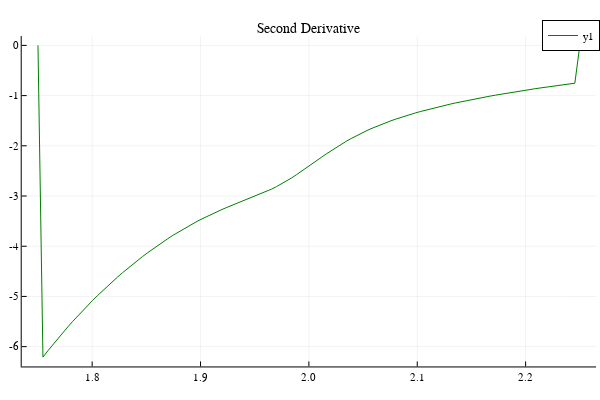

Here is the notebook cell this chart was saved with:
### Code cell
resolution = 110
N = 12
start = 1.75
stop = 2.25
xval = 2
sites = siteinds("S=1/2", N)
psi0 = MPS(sites, ["Dn" for i = 1:N])
Y_ = range(start, stop=stop, length=resolution)
energies_list = scan(N, resolution, xval, Y_, psi0, sites)
first_list = first_derivative(energies_list, Y_[2]-Y_[1])
second_list = second_derivative(energies_list, Y_[2]-Y_[1])

# common_plot_attrs = Dict(
#     :linewidth => 10,           # Line width
#     :titlefontsize => 14,      # Title font size
#     :legendfontsize => 30,     # Legend font size
#     :tickfontsize => 40,       # Tick label font size
#     :guidefontsize => 12       # Axis label font size
# )

p1 = plot(Y_, energies_list, title="Energy Density", color=:blue, titlefontsize=10)

# Create the second plot
p2 = plot(Y_, first_list, title="First Derivative", color=:red, titlefontsize=10)

# Create the third plot
p3 = plot(Y_, second_list, title="Second Derivative", color=:green, titlefontsize=10)

### Figure 1 — Plotly figure (JSON) as saved in the notebook; plotly's stock layout.template omitted (floating-point values rounded to 4 significant figures)
{"data": [{"colorbar": {"title": ""}, "legendgroup": "y1", "line": {"color": "rgba(0, 128, 0, 1.000)", "dash": "solid", "shape": "linear", "width": 1}, "mode": "lines", "name": "y1", "showlegend": true, "type": "scatter", "x": [1.75, 1.755, 1.759, 1.764, 1.768, 1.773, 1.778, 1.782, 1.787, 1.791, 1.796, 1.8, 1.805, 1.81, 1.814, 1.819, 1.823, 1.828, 1.833, 1.837, 1.842, 1.846, 1.851, 1.856, 1.86, 1.865, 1.869, 1.874, 1.878, 1.883, 1.888, 1.892, 1.897, 1.901, 1.906, 1.911, 1.915, 1.92, 1.924, 1.929, 1.933, 1.938, 1.943, 1.947, 1.952, 1.956, 1.961, 1.966, 1.97, 1.975, 1.979, 1.984, 1.989, 1.993, 1.998, 2.002, 2.007, 2.011, 2.016, 2.021, 2.025, 2.03, 2.034, 2.039, 2.044, 2.048, 2.053, 2.057, 2.062, 2.067, 2.071, 2.076, 2.08, 2.085, 2.089, 2.094, 2.099, 2.103, 2.108, 2.112, 2.117, 2.122, 2.126, 2.131, 2.135, 2.14, 2.144, 2.149, 2.154, 2.158, 2.163, 2.167, 2.172, 2.177, 2.181, 2.186, 2.19, 2.195, 2.2, 2.204, 2.209, 2.213, 2.218, 2.222, 2.227, 2.232, 2.236, 2.241, 2.245, 2.25], "xaxis": "x", "y": [0, -6.209, -6.081, -5.959, -5.839, -5.722, -5.607, -5.496, -5.388, -5.282, -5.179, -5.079, -4.982, -4.885, -4.793, -4.702, -4.614, -4.528, -4.445, -4.364, -4.285, -4.208, -4.133, -4.061, -3.992, -3.921, -3.858, -3.792, -3.733, -3.671, -3.615, -3.559, -3.505, -3.455, -3.405, -3.358, -3.314, -3.269, -3.227, -3.187, -3.147, -3.109, -3.071, -3.032, -2.993, -2.951, -2.908, -2.862, -2.812, -2.76, -2.702, -2.641, -2.576, -2.51, -2.44, -2.37, -2.3, -2.23, -2.161, -2.095, -2.031, -1.969, -1.911, -1.855, -1.802, -1.752, -1.705, -1.659, -1.617, -1.578, -1.538, -1.502, -1.467, -1.434, -1.404, -1.372, -1.344, -1.316, -1.289, -1.263, -1.238, -1.214, -1.191, -1.168, -1.146, -1.125, -1.104, -1.084, -1.065, -1.046, -1.027, -1.009, -0.9915, -0.9738, -0.9568, -0.9407, -0.9243, -0.909, -0.8924, -0.878, -0.863, -0.8484, -0.8338, -0.8203, -0.8056, -0.7926, -0.779, -0.7661, -0.7534, 0], "yaxis": "y", "zmax": null, "zmin": null}], "layout": {"annotations": [{"font": {"color": "rgba(0, 0, 0, 1.000)", "family": "sans-serif", "size": 14}, "rotation": 0, "showarrow": false, "text": "Second Derivative", "x": 0.5148, "xanchor": "center", "xref": "paper", "y": 1, "yanchor": "top", "yref": "paper"}], "height": 400, "legend": {"bgcolor": "rgba(255, 255, 255, 1.000)", "bordercolor": "rgba(0, 0, 0, 1.000)", "borderwidth": 1, "font": {"color": "rgba(0, 0, 0, 1.000)", "family": "sans-serif", "size": 11}, "title": {"font": {"color": "rgba(0, 0, 0, 1.000)", "family": "sans-serif", "size": 15}, "text": ""}, "tracegroupgap": 0, "traceorder": "normal", "x": 1, "xanchor": "auto", "y": 1, "yanchor": "auto"}, "margin": {"b": 20, "l": 0, "r": 0, "t": 20}, "paper_bgcolor": "rgba(255, 255, 255, 1.000)", "plot_bgcolor": "rgba(255, 255, 255, 1.000)", "showlegend": true, "width": 600, "xaxis": {"anchor": "y", "domain": [0.03619, 0.9934], "gridcolor": "rgba(0, 0, 0, 0.100)", "gridwidth": 0.5, "linecolor": "rgba(0, 0, 0, 1.000)", "mirror": false, "range": [1.735, 2.265], "showgrid": true, "showline": true, "showticklabels": true, "tickangle": 0, "tickcolor": "rgb(0, 0, 0)", "tickfont": {"color": "rgba(0, 0, 0, 1.000)", "family": "sans-serif", "size": 11}, "tickmode": "array", "ticks": "inside", "ticktext": ["1.8", "1.9", "2.0", "2.1", "2.2"], "tickvals": [1.8, 1.9, 2, 2.1, 2.2], "title": "", "titlefont": {"color": "rgba(0, 0, 0, 1.000)", "family": "sans-serif", "size": 15}, "type": "-", "visible": true, "zeroline": false, "zerolinecolor": "rgba(0, 0, 0, 1.000)"}, "yaxis": {"anchor": "x", "domain": [0.03762, 0.9554], "gridcolor": "rgba(0, 0, 0, 0.100)", "gridwidth": 0.5, "linecolor": "rgba(0, 0, 0, 1.000)", "mirror": false, "range": [-6.395, 0.1863], "showgrid": true, "showline": true, "showticklabels": true, "tickangle": 0, "tickcolor": "rgb(0, 0, 0)", "tickfont": {"color": "rgba(0, 0, 0, 1.000)", "family": "sans-serif", "size": 11}, "tickmode": "array", "ticks": "inside", "ticktext": ["-6", "-5", "-4", "-3", "-2", "-1", "0"], "tickvals": [-6, -5, -4, -3, -2, -1, 0], "title": "", "titlefont": {"color": "rgba(0, 0, 0, 1.000)", "family": "sans-serif", "size": 15}, "type": "-", "visible": true, "zeroline": false, "zerolinecolor": "rgba(0, 0, 0, 1.000)"}}}
